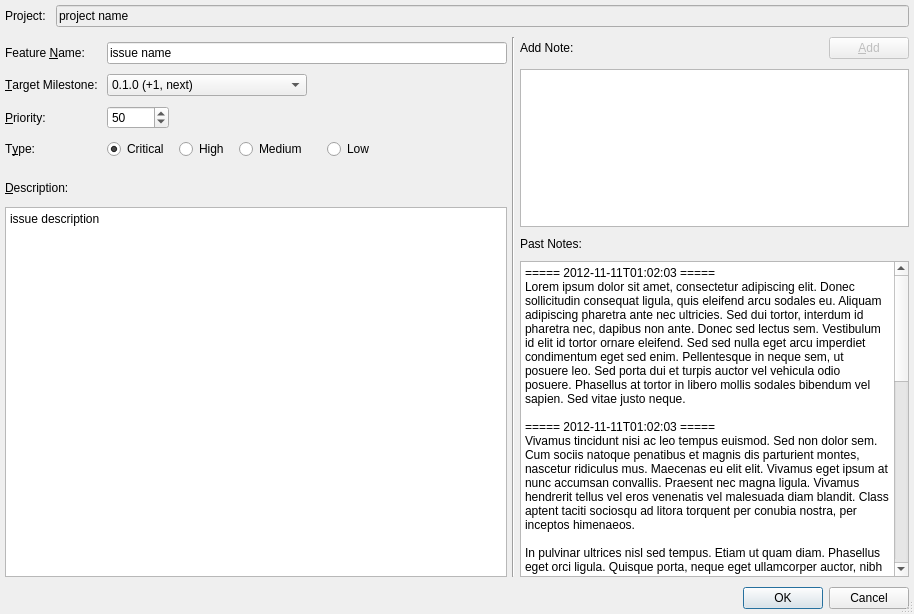
<?xml version="1.0" encoding="UTF-8"?>
<ui version="4.0">
 <class>milestone_edit_issue</class>
 <widget class="QDialog" name="milestone_edit_issue">
  <property name="geometry">
   <rect>
    <x>0</x>
    <y>0</y>
    <width>914</width>
    <height>614</height>
   </rect>
  </property>
  <property name="windowTitle">
   <string>Edit Feature</string>
  </property>
  <property name="locale">
   <locale language="English" country="UnitedStates"/>
  </property>
  <property name="sizeGripEnabled">
   <bool>true</bool>
  </property>
  <property name="modal">
   <bool>true</bool>
  </property>
  <layout class="QGridLayout" name="gridLayout_4">
   <property name="horizontalSpacing">
    <number>5</number>
   </property>
   <property name="verticalSpacing">
    <number>10</number>
   </property>
   <property name="margin">
    <number>5</number>
   </property>
   <item row="2" column="0">
    <widget class="QWidget" name="widget_2" native="true">
     <property name="sizePolicy">
      <sizepolicy hsizetype="Preferred" vsizetype="Preferred">
       <horstretch>0</horstretch>
       <verstretch>0</verstretch>
      </sizepolicy>
     </property>
     <layout class="QGridLayout" name="gridLayout_3">
      <property name="leftMargin">
       <number>0</number>
      </property>
      <property name="topMargin">
       <number>5</number>
      </property>
      <property name="rightMargin">
       <number>0</number>
      </property>
      <property name="bottomMargin">
       <number>0</number>
      </property>
      <property name="spacing">
       <number>10</number>
      </property>
      <item row="0" column="0">
       <widget class="QLabel" name="label_6">
        <property name="minimumSize">
         <size>
          <width>0</width>
          <height>18</height>
         </size>
        </property>
        <property name="text">
         <string>&amp;Description:</string>
        </property>
        <property name="buddy">
         <cstring>ef_text_description</cstring>
        </property>
       </widget>
      </item>
      <item row="1" column="0">
       <widget class="QPlainTextEdit" name="ef_text_description">
        <property name="plainText">
         <string>issue description</string>
        </property>
       </widget>
      </item>
     </layout>
    </widget>
   </item>
   <item row="1" column="2" rowspan="2">
    <widget class="QWidget" name="widget_3" native="true">
     <property name="sizePolicy">
      <sizepolicy hsizetype="Preferred" vsizetype="Preferred">
       <horstretch>0</horstretch>
       <verstretch>0</verstretch>
      </sizepolicy>
     </property>
     <property name="minimumSize">
      <size>
       <width>50</width>
       <height>0</height>
      </size>
     </property>
     <layout class="QGridLayout" name="gridLayout_5">
      <property name="margin">
       <number>0</number>
      </property>
      <property name="spacing">
       <number>10</number>
      </property>
      <item row="1" column="1">
       <widget class="QLabel" name="label_7">
        <property name="text">
         <string>Add Note:</string>
        </property>
        <property name="buddy">
         <cstring>ei_text_note_add</cstring>
        </property>
       </widget>
      </item>
      <item row="4" column="1" colspan="3">
       <widget class="QPlainTextEdit" name="ei_text_note_history">
        <property name="sizePolicy">
         <sizepolicy hsizetype="Expanding" vsizetype="Expanding">
          <horstretch>0</horstretch>
          <verstretch>6</verstretch>
         </sizepolicy>
        </property>
        <property name="readOnly">
         <bool>true</bool>
        </property>
        <property name="plainText">
         <string>===== 2012-11-11T01:02:03 =====
Lorem ipsum dolor sit amet, consectetur adipiscing elit. Donec sollicitudin consequat ligula, quis eleifend arcu sodales eu. Aliquam adipiscing pharetra ante nec ultricies. Sed dui tortor, interdum id pharetra nec, dapibus non ante. Donec sed lectus sem. Vestibulum id elit id tortor ornare eleifend. Sed sed nulla eget arcu imperdiet condimentum eget sed enim. Pellentesque in neque sem, ut posuere leo. Sed porta dui et turpis auctor vel vehicula odio posuere. Phasellus at tortor in libero mollis sodales bibendum vel sapien. Sed vitae justo neque.

===== 2012-11-11T01:02:03 =====
Vivamus tincidunt nisi ac leo tempus euismod. Sed non dolor sem. Cum sociis natoque penatibus et magnis dis parturient montes, nascetur ridiculus mus. Maecenas eu elit elit. Vivamus eget ipsum at nunc accumsan convallis. Praesent nec magna ligula. Vivamus hendrerit tellus vel eros venenatis vel malesuada diam blandit. Class aptent taciti sociosqu ad litora torquent per conubia nostra, per inceptos himenaeos.

In pulvinar ultrices nisl sed tempus. Etiam ut quam diam. Phasellus eget orci ligula. Quisque porta, neque eget ullamcorper auctor, nibh arcu viverra risus, at cursus tortor nisl sit amet odio. Mauris ut sagittis tellus. Duis venenatis urna id felis aliquet blandit. Nulla lectus neque, dignissim hendrerit laoreet quis, pellentesque et augue. Vestibulum sit amet tellus id magna dignissim posuere. Phasellus non accumsan ligula. Nulla facilisi. In ante lectus, fringilla in vestibulum a, viverra eget purus. Nunc odio eros, convallis eget pellentesque sit amet, vulputate ac sapien. Class aptent taciti sociosqu ad litora torquent per conubia nostra, per inceptos himenaeos. Maecenas arcu eros, commodo quis blandit at, fringilla at ipsum. Donec blandit hendrerit tincidunt.

===== 2012-11-11T01:02:03 =====
Pellentesque varius sodales justo non placerat. Fusce et magna neque, et viverra dui. Nam tristique, diam a varius porttitor, lectus mauris iaculis lectus, sit amet rhoncus odio ante vitae felis. Vivamus vitae tellus eros, nec lobortis purus. Fusce dignissim nisi non lectus rutrum mattis. Nulla pellentesque luctus dictum. Suspendisse vehicula luctus pellentesque. Donec vel libero ante. Curabitur eget eros sed tortor molestie fermentum. Cras quis lacus mauris.

===== 2012-11-11T01:02:03 =====
Aliquam nec ante elit. Pellentesque augue purus, congue sed tempus id, porttitor at odio. Maecenas sit amet aliquam ipsum. Phasellus quis sollicitudin lectus. Ut vulputate, est in eleifend pulvinar, justo turpis laoreet quam, posuere adipiscing metus tortor a mauris. Ut ac rutrum ipsum. Curabitur orci leo, molestie a rhoncus eget, tristique vulputate mauris. Praesent dictum nisl eu tortor faucibus et convallis justo dictum. Fusce condimentum adipiscing eros, in ultrices nisi hendrerit nec. Cras accumsan venenatis dolor, in porttitor augue volutpat vitae. Pellentesque habitant morbi tristique senectus et netus et malesuada fames ac turpis egestas. Praesent justo justo, ornare sit amet cursus vel, dignissim et dui. Pellentesque at tortor a ipsum auctor luctus sed a lorem. Vivamus vehicula placerat varius. Fusce tincidunt tristique ante, vitae euismod nibh cursus adipiscing.</string>
        </property>
       </widget>
      </item>
      <item row="2" column="1" colspan="3">
       <widget class="QPlainTextEdit" name="ei_text_note_add">
        <property name="sizePolicy">
         <sizepolicy hsizetype="Expanding" vsizetype="Expanding">
          <horstretch>0</horstretch>
          <verstretch>3</verstretch>
         </sizepolicy>
        </property>
       </widget>
      </item>
      <item row="1" column="3">
       <widget class="QPushButton" name="ei_push_note_add">
        <property name="enabled">
         <bool>false</bool>
        </property>
        <property name="text">
         <string>&amp;Add</string>
        </property>
       </widget>
      </item>
      <item row="3" column="1" colspan="3">
       <widget class="QLabel" name="label_8">
        <property name="text">
         <string>Past Notes:</string>
        </property>
        <property name="buddy">
         <cstring>ei_text_note_history</cstring>
        </property>
       </widget>
      </item>
      <item row="1" column="2">
       <spacer name="horizontalSpacer_2">
        <property name="orientation">
         <enum>Qt::Horizontal</enum>
        </property>
        <property name="sizeHint" stdset="0">
         <size>
          <width>40</width>
          <height>20</height>
         </size>
        </property>
       </spacer>
      </item>
     </layout>
    </widget>
   </item>
   <item row="3" column="0" colspan="3">
    <widget class="QDialogButtonBox" name="buttonBox">
     <property name="orientation">
      <enum>Qt::Horizontal</enum>
     </property>
     <property name="standardButtons">
      <set>QDialogButtonBox::Cancel|QDialogButtonBox::Ok</set>
     </property>
    </widget>
   </item>
   <item row="0" column="0" colspan="3">
    <widget class="QWidget" name="widget" native="true">
     <layout class="QGridLayout" name="gridLayout">
      <property name="margin">
       <number>0</number>
      </property>
      <property name="spacing">
       <number>10</number>
      </property>
      <item row="0" column="1">
       <widget class="QLineEdit" name="ei_line_project">
        <property name="styleSheet">
         <string notr="true">background-color:palette(Window);</string>
        </property>
        <property name="text">
         <string>project name</string>
        </property>
        <property name="readOnly">
         <bool>true</bool>
        </property>
       </widget>
      </item>
      <item row="0" column="0">
       <widget class="QLabel" name="label">
        <property name="text">
         <string>Project:</string>
        </property>
       </widget>
      </item>
     </layout>
    </widget>
   </item>
   <item row="1" column="0">
    <widget class="QWidget" name="widget_4" native="true">
     <property name="sizePolicy">
      <sizepolicy hsizetype="Preferred" vsizetype="Preferred">
       <horstretch>0</horstretch>
       <verstretch>0</verstretch>
      </sizepolicy>
     </property>
     <layout class="QGridLayout" name="gridLayout_2">
      <property name="leftMargin">
       <number>0</number>
      </property>
      <property name="topMargin">
       <number>5</number>
      </property>
      <property name="rightMargin">
       <number>0</number>
      </property>
      <property name="bottomMargin">
       <number>5</number>
      </property>
      <property name="spacing">
       <number>10</number>
      </property>
      <item row="1" column="0">
       <widget class="QLabel" name="label_3">
        <property name="text">
         <string>&amp;Target Milestone:</string>
        </property>
        <property name="buddy">
         <cstring>ei_combo_target</cstring>
        </property>
       </widget>
      </item>
      <item row="0" column="2" colspan="5">
       <widget class="QLineEdit" name="ei_line_name">
        <property name="minimumSize">
         <size>
          <width>400</width>
          <height>0</height>
         </size>
        </property>
        <property name="text">
         <string>issue name</string>
        </property>
       </widget>
      </item>
      <item row="2" column="0">
       <widget class="QLabel" name="label_4">
        <property name="text">
         <string>&amp;Priority:</string>
        </property>
        <property name="buddy">
         <cstring>ei_spin_priority</cstring>
        </property>
       </widget>
      </item>
      <item row="3" column="0">
       <widget class="QLabel" name="label_5">
        <property name="text">
         <string>T&amp;ype:</string>
        </property>
        <property name="buddy">
         <cstring>ei_radio_high</cstring>
        </property>
       </widget>
      </item>
      <item row="2" column="2">
       <widget class="QSpinBox" name="ei_spin_priority">
        <property name="value">
         <number>50</number>
        </property>
       </widget>
      </item>
      <item row="3" column="2">
       <widget class="QRadioButton" name="ei_radio_critical">
        <property name="text">
         <string>Critical</string>
        </property>
        <property name="checked">
         <bool>true</bool>
        </property>
       </widget>
      </item>
      <item row="0" column="0">
       <widget class="QLabel" name="label_2">
        <property name="text">
         <string>Feature &amp;Name:</string>
        </property>
        <property name="buddy">
         <cstring>ei_line_name</cstring>
        </property>
       </widget>
      </item>
      <item row="1" column="2" colspan="3">
       <widget class="QComboBox" name="ei_combo_target">
        <property name="minimumSize">
         <size>
          <width>200</width>
          <height>0</height>
         </size>
        </property>
        <item>
         <property name="text">
          <string>0.1.0 (+1, next)</string>
         </property>
        </item>
       </widget>
      </item>
      <item row="1" column="6">
       <spacer name="horizontalSpacer_3">
        <property name="orientation">
         <enum>Qt::Horizontal</enum>
        </property>
        <property name="sizeHint" stdset="0">
         <size>
          <width>40</width>
          <height>20</height>
         </size>
        </property>
       </spacer>
      </item>
      <item row="3" column="6">
       <widget class="QRadioButton" name="ei_combo_low">
        <property name="text">
         <string>Low</string>
        </property>
       </widget>
      </item>
      <item row="3" column="3">
       <widget class="QRadioButton" name="ei_radio_high">
        <property name="text">
         <string>High</string>
        </property>
       </widget>
      </item>
      <item row="3" column="4">
       <widget class="QRadioButton" name="ei_combo_medium">
        <property name="text">
         <string>Medium</string>
        </property>
       </widget>
      </item>
      <item row="2" column="3" colspan="4">
       <spacer name="horizontalSpacer">
        <property name="orientation">
         <enum>Qt::Horizontal</enum>
        </property>
        <property name="sizeHint" stdset="0">
         <size>
          <width>40</width>
          <height>20</height>
         </size>
        </property>
       </spacer>
      </item>
     </layout>
    </widget>
   </item>
   <item row="1" column="1" rowspan="2">
    <widget class="Line" name="line">
     <property name="minimumSize">
      <size>
       <width>0</width>
       <height>0</height>
      </size>
     </property>
     <property name="orientation">
      <enum>Qt::Vertical</enum>
     </property>
    </widget>
   </item>
  </layout>
 </widget>
 <tabstops>
  <tabstop>ei_text_note_add</tabstop>
  <tabstop>ei_push_note_add</tabstop>
  <tabstop>ei_line_name</tabstop>
  <tabstop>ei_combo_target</tabstop>
  <tabstop>ei_spin_priority</tabstop>
  <tabstop>ei_radio_critical</tabstop>
  <tabstop>ef_text_description</tabstop>
  <tabstop>ei_line_project</tabstop>
  <tabstop>ei_text_note_history</tabstop>
  <tabstop>buttonBox</tabstop>
 </tabstops>
 <resources/>
 <connections>
  <connection>
   <sender>buttonBox</sender>
   <signal>accepted()</signal>
   <receiver>milestone_edit_issue</receiver>
   <slot>accept()</slot>
   <hints>
    <hint type="sourcelabel">
     <x>243</x>
     <y>582</y>
    </hint>
    <hint type="destinationlabel">
     <x>157</x>
     <y>274</y>
    </hint>
   </hints>
  </connection>
  <connection>
   <sender>buttonBox</sender>
   <signal>rejected()</signal>
   <receiver>milestone_edit_issue</receiver>
   <slot>reject()</slot>
   <hints>
    <hint type="sourcelabel">
     <x>311</x>
     <y>582</y>
    </hint>
    <hint type="destinationlabel">
     <x>286</x>
     <y>274</y>
    </hint>
   </hints>
  </connection>
 </connections>
</ui>
